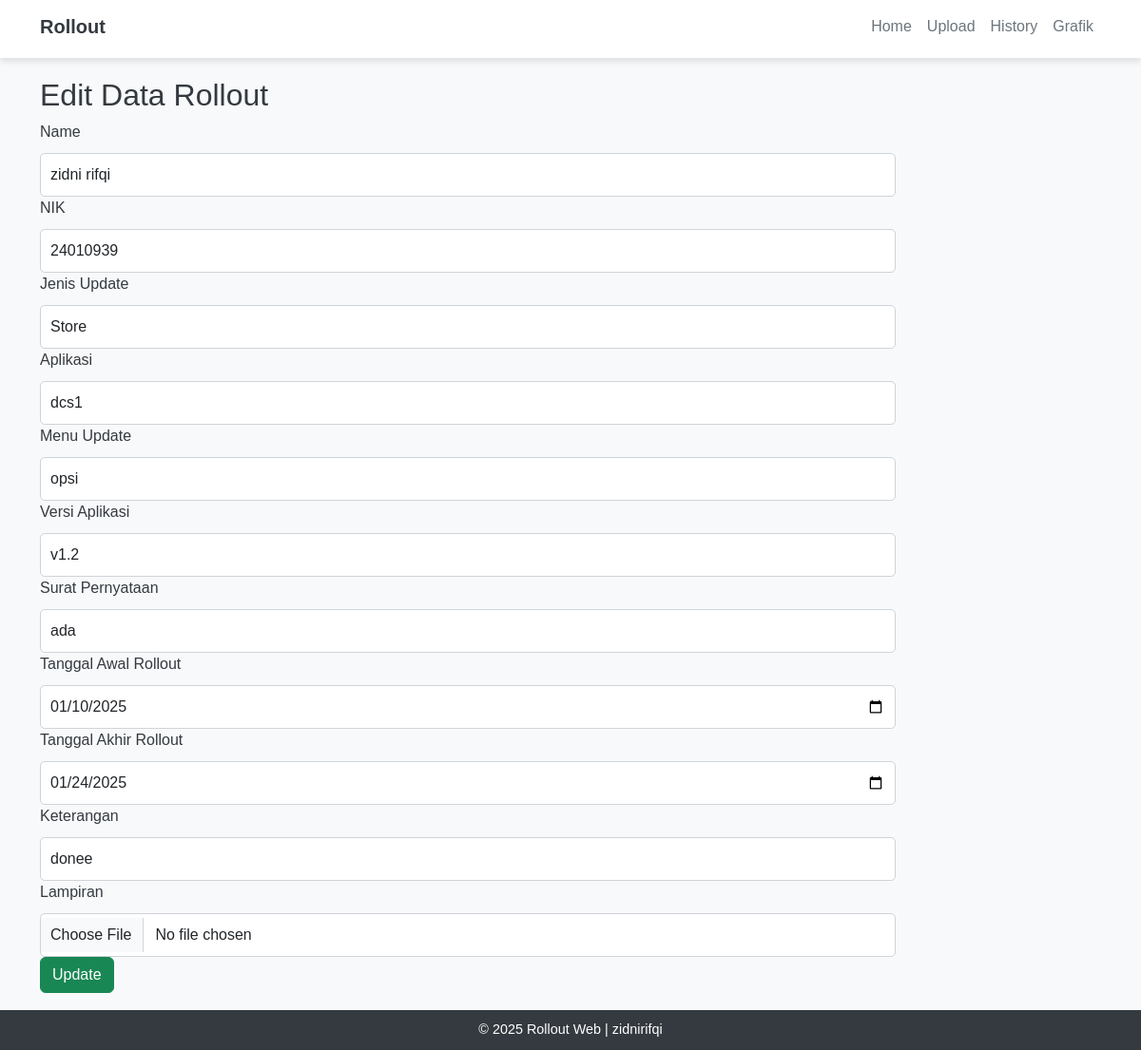
The app's page /edit/9 with its own data.
### app.py (models this page shows)
class Rollout(db.Model):
    id = db.Column(db.Integer, primary_key=True)
    name = db.Column(db.String(100), nullable=False)
    nik = db.Column(db.String(20), nullable=False)
    jenis_update = db.Column(db.String(50), nullable=False)
    aplikasi = db.Column(db.String(100), nullable=False)
    menu_update = db.Column(db.String(100), nullable=False)
    versi_aplikasi = db.Column(db.String(50), nullable=False)
    surat_pernyataan = db.Column(db.String(100), nullable=False)
    tanggal_awal_rollout = db.Column(db.DateTime, nullable=False)
    tanggal_akhir_rollout = db.Column(db.DateTime, nullable=False)
    keterangan = db.Column(db.String(255))
    lampiran = db.Column(db.String(255), nullable=False)

### app.py (the view, shortened to what this page needs)
@app.route('/edit/<int:id>', methods=['GET', 'POST'])
def edit(id):
    rollout = Rollout.query.get_or_404(id)
    return render_template('edit.html', rollout=rollout)

### templates/edit.html (shortened to what this page needs)
{% extends "base.html" %}
{% block content %}
    <h2>Edit Data Rollout</h2>
    <form method="POST" enctype="multipart/form-data">
        <div class="form-group">
            <label for="name">Name</label>
            <input type="text" class="form-control" name="name" value="{{ rollout.name }}" required>
        </div>
        <div class="form-group">
            <label for="nik">NIK</label>
            <input type="text" class="form-control" name="nik" value="{{ rollout.nik }}" required>
        </div>
        <div class="form-group">
            <label for="jenis_update">Jenis Update</label>
            <input type="text" class="form-control" name="jenis_update" value="{{ rollout.jenis_update }}" required>
        </div>
        <div class="form-group">
            <label for="aplikasi">Aplikasi</label>
            <input type="text" class="form-control" name="aplikasi" value="{{ rollout.aplikasi }}" required>
        </div>
        <div class="form-group">
            <label for="menu_update">Menu Update</label>
            <input type="text" class="form-control" name="menu_update" value="{{ rollout.menu_update }}" required>
        </div>
        <div class="form-group">
            <label for="versi_aplikasi">Versi Aplikasi</label>
            <input type="text" class="form-control" name="versi_aplikasi" value="{{ rollout.versi_aplikasi }}" required>
        </div>
        <div class="form-group">
            <label for="surat_pernyataan">Surat Pernyataan</label>
            <input type="text" class="form-control" name="surat_pernyataan" value="{{ rollout.surat_pernyataan }}" required>
        </div>
        <div class="form-group">
            <label for="tanggal_awal_rollout">Tanggal Awal Rollout</label>
            <input type="date" class="form-control" name="tanggal_awal_rollout" value="{{ rollout.tanggal_awal_rollout.strftime('%Y-%m-%d') }}" required>
        </div>
        <div class="form-group">
            <label for="tanggal_akhir_rollout">Tanggal Akhir Rollout</label>
            <input type="date" class="form-control" name="tanggal_akhir_rollout" value="{{ rollout.tanggal_akhir_rollout.strftime('%Y-%m-%d') }}" required>
        </div>
        <div class="form-group">
            <label for="keterangan">Keterangan</label>
            <input type="text" class="form-control" name="keterangan" value="{{ rollout.keterangan }}">
        </div>
        <div class="form-group">
            <label for="lampiran">Lampiran</label>
            <input type="file" class="form-control" name="lampiran">
        </div>
        <button type="submit" class="btn btn-success">Update</button>
    </form>
{% endblock %}

### static/css/style.css (style rules this page uses)
body { background-color: #f8f9fa; font-family: 'Arial', sans-serif; }
.form-control { max-width: 900px; margin-top: 10px; padding: 10px; border-radius: 5px; border: 1px solid #ced4da; }

### templates/base.html (style rules this page uses)
body { background-color: #f8f9fa; color: #343a40; }

### records on screen
Rollout: name "zidni rifqi", nik "24010939", jenis_update "Store", aplikasi "dcs1", menu_update "opsi", versi_aplikasi "v1.2", surat_pernyataan "ada", tanggal_awal_rollout "01/10/2025", tanggal_akhir_rollout "01/24/2025", keterangan "donee"
